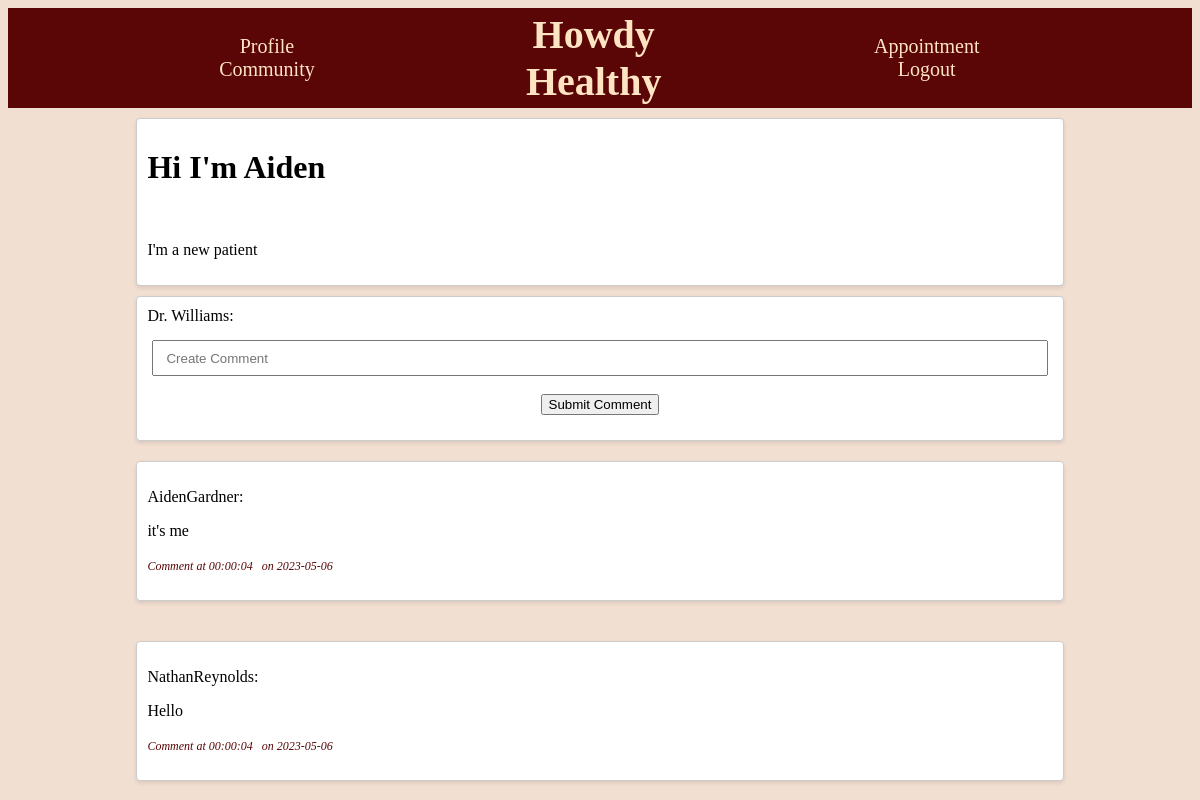
Page /community/comment_page/index.php?postid=9 (signed in) on the committed database.
### tables this page shows
CREATE TABLE `post` (
  `post_id` int(11) NOT NULL,
  `p_id` int(11) DEFAULT NULL,
  `d_id` int(11) DEFAULT NULL,
  `title` varchar(255) NOT NULL,
  `post_content` longtext DEFAULT NULL,
  `created_at` datetime NOT NULL
);

CREATE TABLE `comment` (
  `comment_id` int(11) NOT NULL,
  `p_id` int(11) DEFAULT NULL,
  `d_id` int(11) DEFAULT NULL,
  `post_id` int(11) NOT NULL,
  `comment_text` longtext NOT NULL,
  `comment_date` date NOT NULL,
  `comment_time` time NOT NULL
);

CREATE TABLE `patient` (
  `p_id` int(11) NOT NULL,
  `first_name` varchar(50) NOT NULL,
  `last_name` varchar(50) NOT NULL,
  `DOB` date NOT NULL,
  `h_id` int(11) NOT NULL,
  `d_id` int(11) NOT NULL,
  `p_password` int(11) NOT NULL,
  `p_email` varchar(254) NOT NULL
);

### community/comment_page/index.php (the view, shortened to what this page needs)
<?php
      include('../../config/db_connect.php');
      $fname = $lname = "";
      if (!isset($_SESSION["name"])) {
        header("location: ../signin_page");
      } else {
        $isPatient = $_SESSION['isPatient'];
        $nameData = explode(" ", $_SESSION['name']);
        $fname = $nameData[0];
        $lname = $nameData[1];
      }
      $post_id = $_GET['postid'];
      $sql = "SELECT * FROM comment WHERE post_id = $post_id";
      $currentPostsql = "SELECT * FROM post WHERE post_id = $post_id";
      $result = mysqli_query($conn, $sql);
      $currentPostResult = mysqli_query($conn, $currentPostsql);
      $comments = mysqli_fetch_all($result, MYSQLI_ASSOC);
      $currentPost = mysqli_fetch_assoc($currentPostResult);
?>
<!DOCTYPE html>
<html>
  <head>
    <?php
      $cssFile = 'index.css';
      $cssContent = file_get_contents($cssFile);
      $hash = md5($cssContent);
    ?>
     <link rel="stylesheet" type="text/css" href="index.css?version=<?php echo $hash; ?>">
  </head>
  <?php include('../../header/header.php'); ?>
  <div class="container">
      <div class="post-card">
        <?php if (isset($currentPost['title'])) echo "<h1>" . htmlspecialchars($currentPost['title']) . "</h1>"; ?>
        <br>
        <?php if (isset($currentPost['post_content'])) echo "<p>" . htmlspecialchars($currentPost['post_content']) . "</p>"; ?>
      </div>
      <div class="post-card">
        <?php
        if ($isPatient){
          $sql = "SELECT * FROM patient WHERE  first_name = '$fname' AND last_name = '$lname'";
          echo 'Patient ' . $lname . ': ';
        } else{
            echo 'Dr. ' . $lname . ': ';
        }
        ?>
        <div class="create-post">
          <form action="insert_comment.php" method="POST">
            <input id="input" type="text" name="comment" placeholder="Create Comment" required>
            <br></br>
            <input type="submit" name="submit" value="Submit Comment">
          </form>
        </div>
      </div>
      <div class="post-container">
        <?php foreach($comments as $comment){ ?>
            <div class="post-card">
            <div class="card-content">
                <?php
                  if ($comment['p_id'] == null) {
                    $comment_d_id = $comment['d_id'];
                    $doctor_sql = "SELECT * FROM doctor WHERE d_id = $comment_d_id";
                    $doctor_result = mysqli_query($conn, $doctor_sql);
                    $doctor = mysqli_fetch_assoc($doctor_result);
                    $doctor_lastname = htmlspecialchars($doctor['last_name']);
                    $doctor_firstname = htmlspecialchars($doctor['first_name']);
                    echo "<p> <span class='comment-user'> Dr. " . $doctor_firstname . $doctor_lastname .": </span> <p>";
                  } else {
                    $comment_p_id = $comment['p_id'];
                    $patient_sql = "SELECT * FROM patient WHERE p_id = $comment_p_id";
                    $patient_result = mysqli_query($conn, $patient_sql);
                    $patient = mysqli_fetch_assoc($patient_result);
                    $patient_lastname = htmlspecialchars($patient['last_name']);
                    $patient_firstname = htmlspecialchars($patient['first_name']);
                    echo "<p> <span class='comment-user'>" . $patient_firstname . $patient_lastname .": </span> <p>";
                  }
                ?>
                <p><?php echo htmlspecialchars($comment['comment_text']); ?></p>
                <p>
                  <?php echo "<span class='comment-meta'>Comment at " . html_entity_decode($comment['comment_time']) . "</span>"; ?>
                  <?php echo "<span class='comment-meta'>on " . html_entity_decode($comment['comment_date']) . "</span>"; ?>
                </p>
            </div>
            </div>
        <?php } ?>
      </div>
  </div>
  </body>
</html>

### header/header.php (shortened to what this page needs)
    <link rel="stylesheet" type="text/css" href="../../header/header.css">
</head>
<body>
    <nav>
        <div class="navbar-items">
            <a class="nav-item" href="/CSCE_310_Project/user_authentication/profile_page">Profile</a>
            <a class="nav-item" href="/CSCE_310_Project/community/post_page">Community</a>
        </div>
        <a class="web-title" href="/CSCE_310_Project/appointments/dashboard">Howdy Healthy</a>
        <div class="navbar-items">
            <a class="nav-item" href="/CSCE_310_Project/appointments/dashboard">Appointment</a>
            <a class="nav-item" href="/CSCE_310_Project/user_authentication/signin_page/logout.php">Logout</a>
        </div>
    </nav>

### community/comment_page/index.css (style rules this page uses)
.container { width: 80%; margin: 0 auto; }
.create-post { width: 100%; margin-top: 15px; margin-bottom: 15px; text-align: center; justify-content: center; }
#input { width:98%; height: 30px; justify-content: center; }
#input::placeholder { padding: 10px; }
.post-container { width: 100%; display: grid; grid-template-columns: auto; grid-gap: 20px; }
.post-card { display: block; background-color: #fff; border: 1px solid #ccc; border-radius: 4px; box-shadow: 0 2px 4px rgba(0,0,0,0.1); padding: 10px; margin: 10px; }
.post-card h1 { margin-top: 20px; width: 100%; text-align: left; }
a { text-decoration: none; color: inherit; }
.comment-meta { font-style: italic; font-size: 12px; margin-right: 5px; color: #5a0606; }

### header/header.css (style rules this page uses)
h1 { margin-top: 20px; width: 50%; text-align: left; }
body { background-color: rgb(241, 223, 209); }
.web-title { font-weight: bold; font-size: 40px; justify-content: center; align-items: center; text-align: center; flex: 1; text-decoration: none; color: inherit; }
nav { height: 100px; background-color: #5a0606; display: flex; justify-content: space-between; align-items: center; color: bisque; text-align: center; }
.navbar-items { font-weight: normal; margin-right: 90px; margin-left: 90px; font-size: 20px; }
.nav-item { margin-right: 50px; margin-left: 50px; text-decoration: none; color: inherit; }

### rows in the picture
post: title "Hi I'm Aiden", post_content "I'm a new patient"
comment: p.first_name "Aiden", p.last_name "Gardner", comment_text "it's me", comment_time "00:00:04", comment_date "2023-05-06"
comment: p.first_name "Nathan", p.last_name "Reynolds", comment_text "Hello", comment_time "00:00:04", comment_date "2023-05-06"

### other values in the picture
$lname "Williams"
